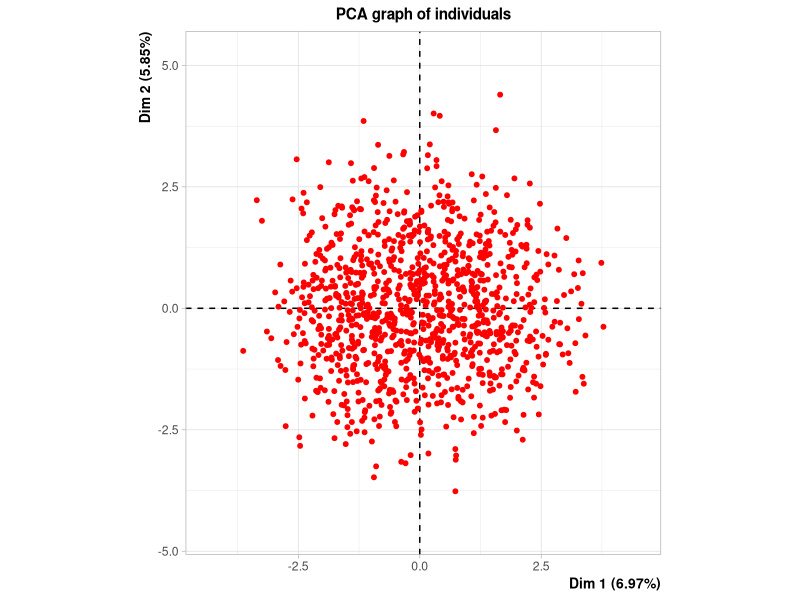
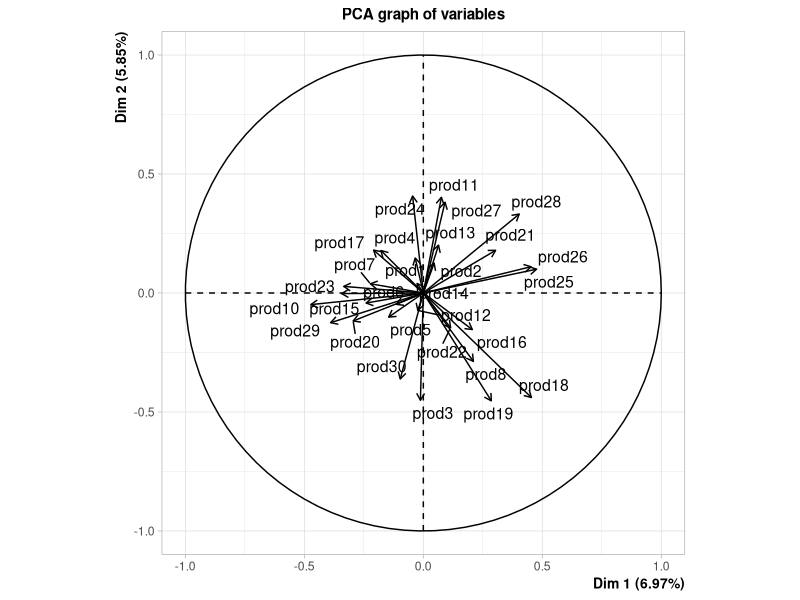
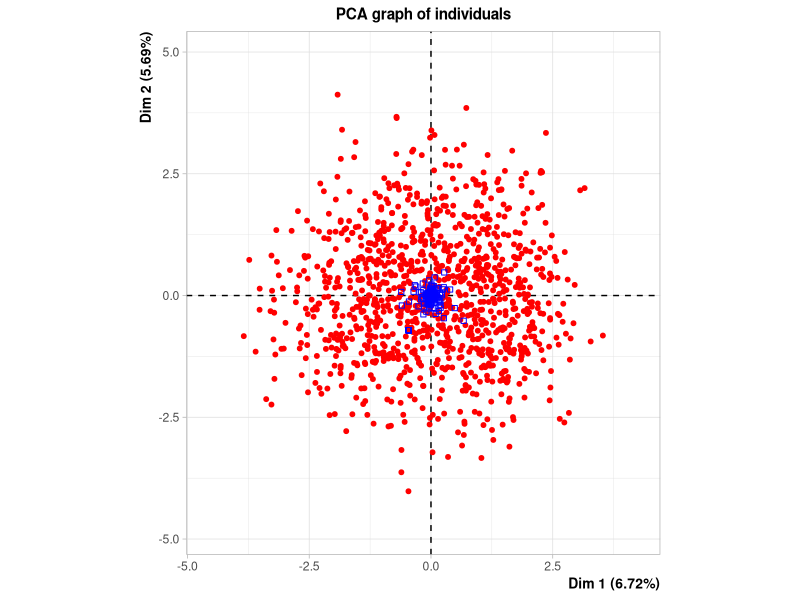
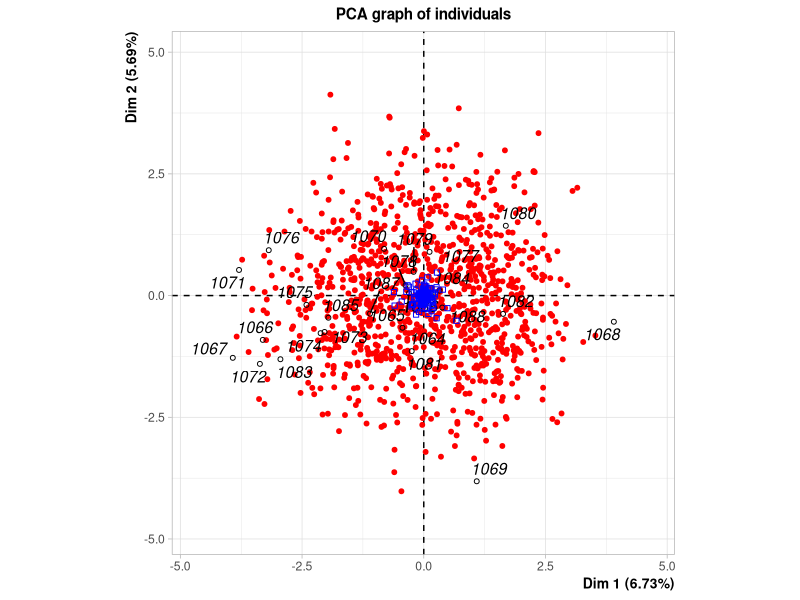
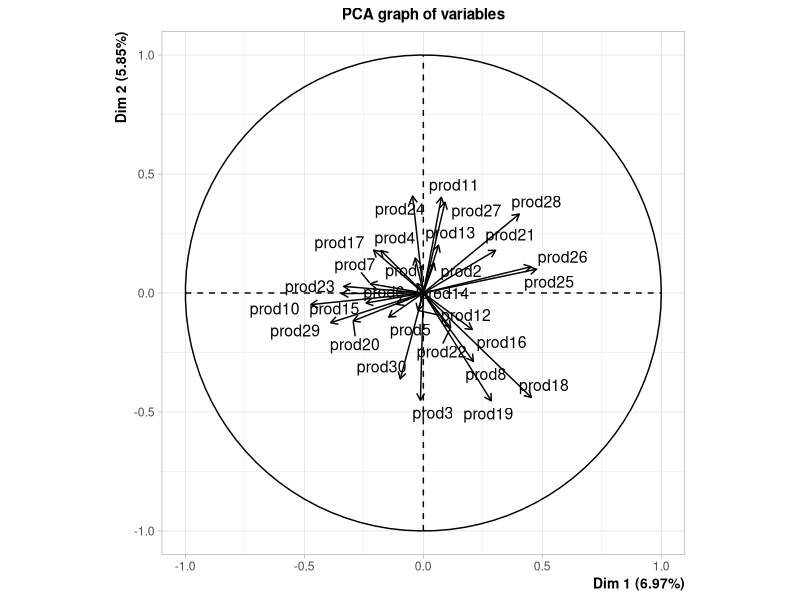

The R script that drew these images, in order:
## ---- chunk 1
library(FactoMineR)
saumon <- read.csv("saumon.csv", sep=";", header=TRUE, dec=",")
saumon <- saumon[-1003,]
summary(saumon)

rouge <- saumon[1:1063,3:32]
noir <- saumon [1063:1088,1:32]
bleu <- saumon[1:1063,33:100]



## ---- chunk 2
res.PCA<-PCA(rouge, scale.unit=FALSE,graph=FALSE)
names(res.PCA)
plot(res.PCA, label = "none", col.ind = "red")
plot.PCA(res.PCA, choix = "var")
res.HCPC<-HCPC(res.PCA,nb.clust=3,graph=FALSE)
names(res.HCPC)

res.HCPC$data.clust
## ---- chunk 3

res.PCA2 <- PCA(saumon[1:1063,3:100], quali.sup=c(31:98), graph = FALSE)
plot(res.PCA2, label = "none",col.quali ="blue",col.ind = "red")
res.HCP2 <- HCPC(res.PCA2, nb.clust = 3, graph = FALSE)

#résultats pour le groupe 1
res.HCP2$desc.var$category$`1`[1:5,]

#résultats pour le groupe 3
res.HCP2$desc.var$category$`3`[1:5,]
## ---- chunk 4
res.PCA3 <- PCA(saumon[,3:100], quali.sup=c(31:98), 
                ind.sup = c(1063:1087), graph = FALSE)
plot.PCA(res.PCA3, label = "ind.sup", col.ind = "red", 
         col.ind.sup = "black", col.quali ="blue")
plot.PCA(res.PCA, choix = "var")

res.HCP3 <- HCPC(res.PCA3, nb.clust = 3, graph = FALSE)

coord <- res.PCA3$ind.sup$coord
coord.df <- as.data.frame(coord)

clusters <- res.HCP3$desc.axes$call$X

GC <- aggregate(clusters[, c("Dim.1", "Dim.2", "Dim.3", "Dim.4", "Dim.5")], 
                by = list(cluster = clusters$clust),FUN = mean)

assign_clusters <- function(row, GC) {
  dists <- apply(GC[, 2:6], 1, function(center) sum((row - center)^2))^0.5
  return(which.min(dists))
}

coord.df$cluster_dist <- apply(coord.df[, 1:5], 
                                      1, assign_clusters, GC = GC)

head(coord.df)
